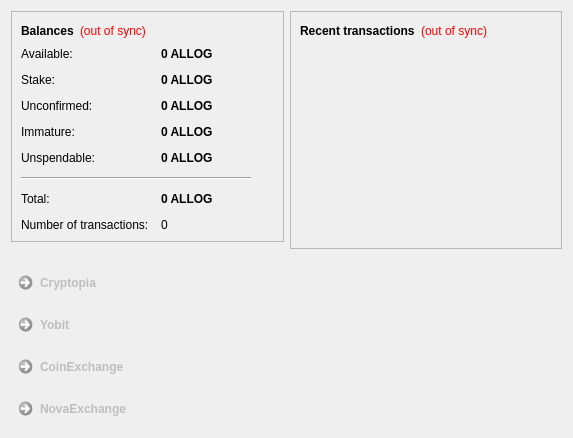
<?xml version="1.0" encoding="UTF-8"?>
<ui version="4.0">
 <class>OverviewPage</class>
 <widget class="QWidget" name="OverviewPage">
  <property name="geometry">
   <rect>
    <x>0</x>
    <y>0</y>
    <width>573</width>
    <height>438</height>
   </rect>
  </property>
  <property name="windowTitle">
   <string>Form</string>
  </property>
  <layout class="QHBoxLayout" name="horizontalLayout" stretch="1,1">
   <item>
    <layout class="QVBoxLayout" name="verticalLayout_2">
     <item>
      <widget class="QFrame" name="frame">
       <property name="frameShape">
        <enum>QFrame::StyledPanel</enum>
       </property>
       <property name="frameShadow">
        <enum>QFrame::Raised</enum>
       </property>
       <layout class="QVBoxLayout" name="verticalLayout_4">
        <item>
         <layout class="QHBoxLayout" name="horizontalLayout_4">
          <item>
           <widget class="QLabel" name="label_5">
            <property name="font">
             <font>
              <weight>75</weight>
              <bold>true</bold>
             </font>
            </property>
            <property name="text">
             <string>Balances</string>
            </property>
           </widget>
          </item>
          <item>
           <widget class="QLabel" name="labelWalletStatus">
            <property name="toolTip">
             <string>The displayed information may be out of date. Your wallet automatically synchronizes with the AllionOG network after a connection is established, but this process has not completed yet.</string>
            </property>
            <property name="styleSheet">
             <string notr="true">QLabel { color: red; }</string>
            </property>
            <property name="text">
             <string notr="true">(out of sync)</string>
            </property>
            <property name="alignment">
             <set>Qt::AlignLeading|Qt::AlignLeft|Qt::AlignVCenter</set>
            </property>
           </widget>
          </item>
          <item>
           <spacer name="horizontalSpacer_2">
            <property name="orientation">
             <enum>Qt::Horizontal</enum>
            </property>
            <property name="sizeHint" stdset="0">
             <size>
              <width>40</width>
              <height>20</height>
             </size>
            </property>
           </spacer>
          </item>
         </layout>
        </item>
        <item>
         <layout class="QFormLayout" name="formLayout_2">
          <property name="fieldGrowthPolicy">
           <enum>QFormLayout::AllNonFixedFieldsGrow</enum>
          </property>
          <property name="horizontalSpacing">
           <number>12</number>
          </property>
          <property name="verticalSpacing">
           <number>12</number>
          </property>
          <item row="0" column="0">
           <widget class="QLabel" name="labelAvailableText">
            <property name="toolTip">
             <string>Your current available balance</string>
            </property>
            <property name="text">
             <string>Available:</string>
            </property>
           </widget>
          </item>
          <item row="0" column="1">
           <widget class="QLabel" name="labelAvailable">
            <property name="font">
             <font>
              <weight>75</weight>
              <bold>true</bold>
             </font>
            </property>
            <property name="cursor">
             <cursorShape>IBeamCursor</cursorShape>
            </property>
            <property name="toolTip">
             <string>Your current available balance</string>
            </property>
            <property name="text">
             <string notr="true">0 ALLOG</string>
            </property>
            <property name="alignment">
             <set>Qt::AlignLeading|Qt::AlignLeft|Qt::AlignVCenter</set>
            </property>
            <property name="textInteractionFlags">
             <set>Qt::LinksAccessibleByMouse|Qt::TextSelectableByKeyboard|Qt::TextSelectableByMouse</set>
            </property>
           </widget>
          </item>
          <item row="1" column="0">
           <widget class="QLabel" name="label_6">
            <property name="toolTip">
             <string>Total of coins that was staked, and do not yet count toward the current balance</string>
            </property>
            <property name="text">
             <string>Stake:</string>
            </property>
           </widget>
          </item>
          <item row="1" column="1">
           <widget class="QLabel" name="labelStake">
            <property name="font">
             <font>
              <weight>75</weight>
              <bold>true</bold>
             </font>
            </property>
            <property name="cursor">
             <cursorShape>IBeamCursor</cursorShape>
            </property>
            <property name="toolTip">
             <string>Total of coins that was staked, and do not yet count toward the current balance</string>
            </property>
            <property name="text">
             <string notr="true">0 ALLOG</string>
            </property>
            <property name="alignment">
             <set>Qt::AlignLeading|Qt::AlignLeft|Qt::AlignVCenter</set>
            </property>
            <property name="textInteractionFlags">
             <set>Qt::LinksAccessibleByMouse|Qt::TextSelectableByKeyboard|Qt::TextSelectableByMouse</set>
            </property>
           </widget>
          </item>
          <item row="2" column="0">
           <widget class="QLabel" name="label_3">
            <property name="toolTip">
             <string>Total of transactions that have yet to be confirmed, and do not yet count toward the current balance</string>
            </property>
            <property name="text">
             <string>Unconfirmed:</string>
            </property>
           </widget>
          </item>
          <item row="2" column="1">
           <widget class="QLabel" name="labelUnconfirmed">
            <property name="font">
             <font>
              <weight>75</weight>
              <bold>true</bold>
             </font>
            </property>
            <property name="cursor">
             <cursorShape>IBeamCursor</cursorShape>
            </property>
            <property name="toolTip">
             <string>Total of transactions that have yet to be confirmed, and do not yet count toward the current balance</string>
            </property>
            <property name="text">
             <string notr="true">0 ALLOG</string>
            </property>
            <property name="alignment">
             <set>Qt::AlignLeading|Qt::AlignLeft|Qt::AlignVCenter</set>
            </property>
            <property name="textInteractionFlags">
             <set>Qt::LinksAccessibleByMouse|Qt::TextSelectableByKeyboard|Qt::TextSelectableByMouse</set>
            </property>
           </widget>
          </item>
          <item row="3" column="0">
           <widget class="QLabel" name="labelImmatureText">
            <property name="toolTip">
             <string>Mined balance that has not yet matured</string>
            </property>
            <property name="text">
             <string>Immature:</string>
            </property>
           </widget>
          </item>
          <item row="3" column="1">
           <widget class="QLabel" name="labelImmature">
            <property name="font">
             <font>
              <weight>75</weight>
              <bold>true</bold>
             </font>
            </property>
            <property name="toolTip">
             <string>Mined balance that has not yet matured</string>
            </property>
            <property name="text">
             <string notr="true">0 ALLOG</string>
            </property>
            <property name="alignment">
             <set>Qt::AlignLeading|Qt::AlignLeft|Qt::AlignVCenter</set>
            </property>
            <property name="textInteractionFlags">
             <set>Qt::LinksAccessibleByMouse|Qt::TextSelectableByKeyboard|Qt::TextSelectableByMouse</set>
            </property>
           </widget>
          </item>
          <item row="4" column="0">
           <widget class="QLabel" name="labelBalanceWatchOnlyText">
            <property name="toolTip">
             <string>Your unspendable balance</string>
            </property>
            <property name="text">
             <string>Unspendable:</string>
            </property>
           </widget>
          </item>
          <item row="4" column="1">
           <widget class="QLabel" name="labelBalanceWatchOnly">
            <property name="font">
             <font>
              <weight>75</weight>
              <bold>true</bold>
             </font>
            </property>
            <property name="cursor">
             <cursorShape>IBeamCursor</cursorShape>
            </property>
            <property name="toolTip">
             <string>Your unspendable balance</string>
            </property>
            <property name="text">
             <string notr="true">0 ALLOG</string>
            </property>
            <property name="alignment">
             <set>Qt::AlignLeading|Qt::AlignLeft|Qt::AlignVCenter</set>
            </property>
            <property name="textInteractionFlags">
             <set>Qt::LinksAccessibleByMouse|Qt::TextSelectableByKeyboard|Qt::TextSelectableByMouse</set>
            </property>
           </widget>
          </item>
          <item row="5" column="0" colspan="2">
           <widget class="Line" name="line">
            <property name="maximumSize">
             <size>
              <width>230</width>
              <height>16777215</height>
             </size>
            </property>
            <property name="orientation">
             <enum>Qt::Horizontal</enum>
            </property>
           </widget>
          </item>
          <item row="6" column="0">
           <widget class="QLabel" name="labelTotalText">
            <property name="toolTip">
             <string>Your current total balance</string>
            </property>
            <property name="text">
             <string>Total:</string>
            </property>
           </widget>
          </item>
          <item row="6" column="1">
           <widget class="QLabel" name="labelTotal">
            <property name="font">
             <font>
              <weight>75</weight>
              <bold>true</bold>
             </font>
            </property>
            <property name="toolTip">
             <string>Your current total balance</string>
            </property>
            <property name="text">
             <string notr="true">0 ALLOG</string>
            </property>
            <property name="alignment">
             <set>Qt::AlignLeading|Qt::AlignLeft|Qt::AlignVCenter</set>
            </property>
            <property name="textInteractionFlags">
             <set>Qt::LinksAccessibleByMouse|Qt::TextSelectableByKeyboard|Qt::TextSelectableByMouse</set>
            </property>
           </widget>
          </item>
          <item row="7" column="0">
           <widget class="QLabel" name="label_2">
            <property name="toolTip">
             <string>Total number of transactions in wallet</string>
            </property>
            <property name="text">
             <string>Number of transactions:</string>
            </property>
           </widget>
          </item>
          <item row="7" column="1">
           <widget class="QLabel" name="labelNumTransactions">
            <property name="toolTip">
             <string>Total number of transactions in wallet</string>
            </property>
            <property name="text">
             <string notr="true">0</string>
            </property>
           </widget>
          </item>
         </layout>
        </item>
       </layout>
      </widget>
     </item>
     <item>
      <spacer name="verticalSpacer">
       <property name="orientation">
        <enum>Qt::Vertical</enum>
       </property>
       <property name="sizeHint" stdset="0">
        <size>
         <width>20</width>
         <height>40</height>
        </size>
       </property>
      </spacer>
     </item>
     <item>
      <widget class="QCommandLinkButton" name="commandLinkButton">
       <property name="enabled">
        <bool>false</bool>
       </property>
       <property name="text">
        <string>Cryptopia</string>
       </property>
      </widget>
     </item>
     <item>
      <widget class="QCommandLinkButton" name="commandLinkButton_2">
       <property name="enabled">
        <bool>false</bool>
       </property>
       <property name="text">
        <string>Yobit</string>
       </property>
      </widget>
     </item>
     <item>
      <widget class="QCommandLinkButton" name="commandLinkButton_3">
       <property name="enabled">
        <bool>false</bool>
       </property>
       <property name="text">
        <string>CoinExchange</string>
       </property>
      </widget>
     </item>
     <item>
      <widget class="QCommandLinkButton" name="commandLinkButton_4">
       <property name="enabled">
        <bool>false</bool>
       </property>
       <property name="text">
        <string>NovaExchange</string>
       </property>
      </widget>
     </item>
    </layout>
   </item>
   <item>
    <layout class="QVBoxLayout" name="verticalLayout_3">
     <item>
      <widget class="QFrame" name="frame_2">
       <property name="frameShape">
        <enum>QFrame::StyledPanel</enum>
       </property>
       <property name="frameShadow">
        <enum>QFrame::Raised</enum>
       </property>
       <layout class="QVBoxLayout" name="verticalLayout">
        <item>
         <layout class="QHBoxLayout" name="horizontalLayout_2">
          <item>
           <widget class="QLabel" name="label_4">
            <property name="text">
             <string>&lt;b&gt;Recent transactions&lt;/b&gt;</string>
            </property>
           </widget>
          </item>
          <item>
           <widget class="QLabel" name="labelTransactionsStatus">
            <property name="toolTip">
             <string>The displayed information may be out of date. Your wallet automatically synchronizes with the AllionOG network after a connection is established, but this process has not completed yet.</string>
            </property>
            <property name="styleSheet">
             <string notr="true">QLabel { color: red; }</string>
            </property>
            <property name="text">
             <string notr="true">(out of sync)</string>
            </property>
            <property name="alignment">
             <set>Qt::AlignRight|Qt::AlignTrailing|Qt::AlignVCenter</set>
            </property>
           </widget>
          </item>
          <item>
           <spacer name="horizontalSpacer">
            <property name="orientation">
             <enum>Qt::Horizontal</enum>
            </property>
            <property name="sizeHint" stdset="0">
             <size>
              <width>40</width>
              <height>20</height>
             </size>
            </property>
           </spacer>
          </item>
         </layout>
        </item>
        <item>
         <widget class="QListView" name="listTransactions">
          <property name="styleSheet">
           <string notr="true">QListView { background: transparent; }</string>
          </property>
          <property name="frameShape">
           <enum>QFrame::NoFrame</enum>
          </property>
          <property name="verticalScrollBarPolicy">
           <enum>Qt::ScrollBarAlwaysOff</enum>
          </property>
          <property name="horizontalScrollBarPolicy">
           <enum>Qt::ScrollBarAlwaysOff</enum>
          </property>
          <property name="selectionMode">
           <enum>QAbstractItemView::NoSelection</enum>
          </property>
         </widget>
        </item>
       </layout>
      </widget>
     </item>
     <item>
      <spacer name="verticalSpacer_2">
       <property name="orientation">
        <enum>Qt::Vertical</enum>
       </property>
       <property name="sizeHint" stdset="0">
        <size>
         <width>20</width>
         <height>40</height>
        </size>
       </property>
      </spacer>
     </item>
    </layout>
   </item>
  </layout>
 </widget>
 <resources/>
 <connections/>
</ui>
